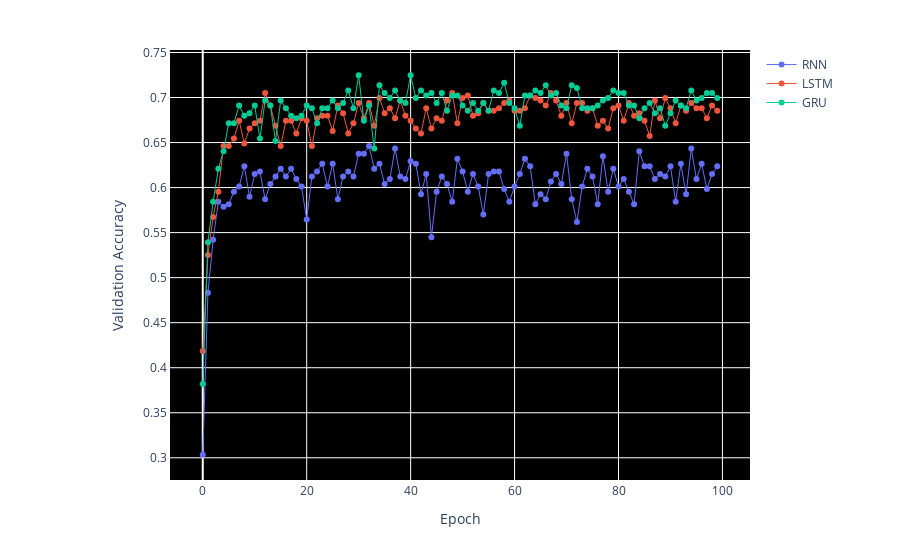

Notebook code for this chart:
### Code cell
# base
x = [0, 1, 2, 3, 4, 5, 6, 7, 8, 9, 10, 11, 12, 13, 14, 15, 16, 17, 18, 19, 20, 21, 22, 23, 24, 25, 26, 27, 28, 29, 30, 31, 32, 33, 34, 35, 36, 37, 38, 39, 40, 41, 42, 43, 44, 45, 46, 47, 48, 49, 50, 51, 52, 53, 54, 55, 56, 57, 58, 59, 60, 61, 62, 63, 64, 65, 66, 67, 68, 69, 70, 71, 72, 73, 74, 75, 76, 77, 78, 79, 80, 81, 82, 83, 84, 85, 86, 87, 88, 89, 90, 91, 92, 93, 94, 95, 96, 97, 98, 99]
RNN = [0.30337077379226685, 0.483146071434021, 0.5421348214149475, 0.584269642829895, 0.5786516666412354, 0.5814606547355652, 0.5955055952072144, 0.601123571395874, 0.6235954761505127, 0.5898876190185547, 0.6151685118675232, 0.617977499961853, 0.5870786309242249, 0.6039325594902039, 0.6123595237731934, 0.6207864880561829, 0.6123595237731934, 0.6207864880561829, 0.6095505356788635, 0.601123571395874, 0.5646067261695862, 0.6123595237731934, 0.617977499961853, 0.6264045238494873, 0.601123571395874, 0.6264045238494873, 0.5870786309242249, 0.6123595237731934, 0.617977499961853, 0.6123595237731934, 0.6376404762268066, 0.6376404762268066, 0.6460674405097961, 0.6207864880561829, 0.6264045238494873, 0.6039325594902039, 0.6095505356788635, 0.6432584524154663, 0.6123595237731934, 0.6095505356788635, 0.6292135119438171, 0.6264045238494873, 0.5926966071128845, 0.6151685118675232, 0.5449438095092773, 0.5955055952072144, 0.6123595237731934, 0.6039325594902039, 0.584269642829895, 0.632022500038147, 0.617977499961853, 0.5955055952072144, 0.6151685118675232, 0.601123571395874, 0.5702247023582458, 0.6151685118675232, 0.617977499961853, 0.617977499961853, 0.5983145833015442, 0.584269642829895, 0.601123571395874, 0.6151685118675232, 0.632022500038147, 0.6235954761505127, 0.5814606547355652, 0.5926966071128845, 0.5870786309242249, 0.6067415475845337, 0.6151685118675232, 0.6039325594902039, 0.6376404762268066, 0.5870786309242249, 0.5617977380752563, 0.601123571395874, 0.6207864880561829, 0.6123595237731934, 0.5814606547355652, 0.6348314881324768, 0.5955055952072144, 0.6207864880561829, 0.601123571395874, 0.6095505356788635, 0.5955055952072144, 0.5814606547355652, 0.6404494643211365, 0.6235954761505127, 0.6235954761505127, 0.6095505356788635, 0.6151685118675232, 0.6123595237731934, 0.6235954761505127, 0.584269642829895, 0.6264045238494873, 0.5926966071128845, 0.6432584524154663, 0.6095505356788635, 0.6264045238494873, 0.5983145833015442, 0.6151685118675232, 0.6235954761505127]
LSTM = [0.4185393154621124, 0.5252808928489685, 0.567415714263916, 0.5955055952072144, 0.6460674405097961, 0.6460674405097961, 0.6544944047927856, 0.6741573214530945, 0.648876428604126, 0.665730357170105, 0.6713483333587646, 0.6741573214530945, 0.7050561904907227, 0.6910112500190735, 0.6685393452644348, 0.6460674405097961, 0.6741573214530945, 0.6741573214530945, 0.6601123809814453, 0.6769663095474243, 0.6741573214530945, 0.6460674405097961, 0.6769663095474243, 0.6797752976417542, 0.6797752976417542, 0.6629213690757751, 0.6910112500190735, 0.682584285736084, 0.6601123809814453, 0.6713483333587646, 0.6938202381134033, 0.6769663095474243, 0.6938202381134033, 0.6685393452644348, 0.699438214302063, 0.682584285736084, 0.6882022619247437, 0.6769663095474243, 0.6966292262077332, 0.6797752976417542, 0.6741573214530945, 0.665730357170105, 0.6601123809814453, 0.6882022619247437, 0.665730357170105, 0.6769663095474243, 0.6741573214530945, 0.6966292262077332, 0.7050561904907227, 0.6713483333587646, 0.699438214302063, 0.7022472023963928, 0.6797752976417542, 0.682584285736084, 0.6938202381134033, 0.6853932738304138, 0.6853932738304138, 0.6882022619247437, 0.6938202381134033, 0.6966292262077332, 0.6853932738304138, 0.6853932738304138, 0.6882022619247437, 0.7022472023963928, 0.699438214302063, 0.6966292262077332, 0.6910112500190735, 0.7050561904907227, 0.6966292262077332, 0.6797752976417542, 0.6938202381134033, 0.6713483333587646, 0.6938202381134033, 0.6938202381134033, 0.6853932738304138, 0.6882022619247437, 0.6685393452644348, 0.6741573214530945, 0.665730357170105, 0.6882022619247437, 0.6910112500190735, 0.6741573214530945, 0.6938202381134033, 0.6797752976417542, 0.682584285736084, 0.6741573214530945, 0.6573033928871155, 0.6966292262077332, 0.6769663095474243, 0.699438214302063, 0.6882022619247437, 0.6713483333587646, 0.6910112500190735, 0.6853932738304138, 0.6938202381134033, 0.6882022619247437, 0.6882022619247437, 0.6769663095474243, 0.6910112500190735, 0.6853932738304138]
GRU = [0.3820224702358246, 0.5393258333206177, 0.584269642829895, 0.6207864880561829, 0.6404494643211365, 0.6713483333587646, 0.6713483333587646, 0.6910112500190735, 0.6797752976417542, 0.682584285736084, 0.6910112500190735, 0.6544944047927856, 0.6966292262077332, 0.6910112500190735, 0.6516854166984558, 0.6966292262077332, 0.6882022619247437, 0.6797752976417542, 0.6769663095474243, 0.6797752976417542, 0.6910112500190735, 0.6882022619247437, 0.6713483333587646, 0.6882022619247437, 0.6882022619247437, 0.6966292262077332, 0.6882022619247437, 0.6938202381134033, 0.7078651785850525, 0.6882022619247437, 0.7247191071510315, 0.6741573214530945, 0.6910112500190735, 0.6432584524154663, 0.7134831547737122, 0.7050561904907227, 0.699438214302063, 0.7078651785850525, 0.6966292262077332, 0.6938202381134033, 0.7247191071510315, 0.699438214302063, 0.7078651785850525, 0.7022472023963928, 0.7050561904907227, 0.6938202381134033, 0.7050561904907227, 0.6853932738304138, 0.7022472023963928, 0.7022472023963928, 0.6910112500190735, 0.6853932738304138, 0.6938202381134033, 0.6853932738304138, 0.6938202381134033, 0.6853932738304138, 0.7078651785850525, 0.7050561904907227, 0.716292142868042, 0.6938202381134033, 0.6882022619247437, 0.6685393452644348, 0.7022472023963928, 0.7022472023963928, 0.7078651785850525, 0.7050561904907227, 0.7134831547737122, 0.7022472023963928, 0.7050561904907227, 0.6910112500190735, 0.6882022619247437, 0.7134831547737122, 0.7106741666793823, 0.6882022619247437, 0.6882022619247437, 0.6882022619247437, 0.6910112500190735, 0.6966292262077332, 0.699438214302063, 0.7078651785850525, 0.7050561904907227, 0.7050561904907227, 0.6910112500190735, 0.6910112500190735, 0.6769663095474243, 0.6882022619247437, 0.6938202381134033, 0.682584285736084, 0.6882022619247437, 0.6685393452644348, 0.682584285736084, 0.6966292262077332, 0.6910112500190735, 0.6882022619247437, 0.7078651785850525, 0.6966292262077332, 0.699438214302063, 0.7050561904907227, 0.7050561904907227, 0.699438214302063]

plot_favorite(x, RNN, LSTM, GRU)
